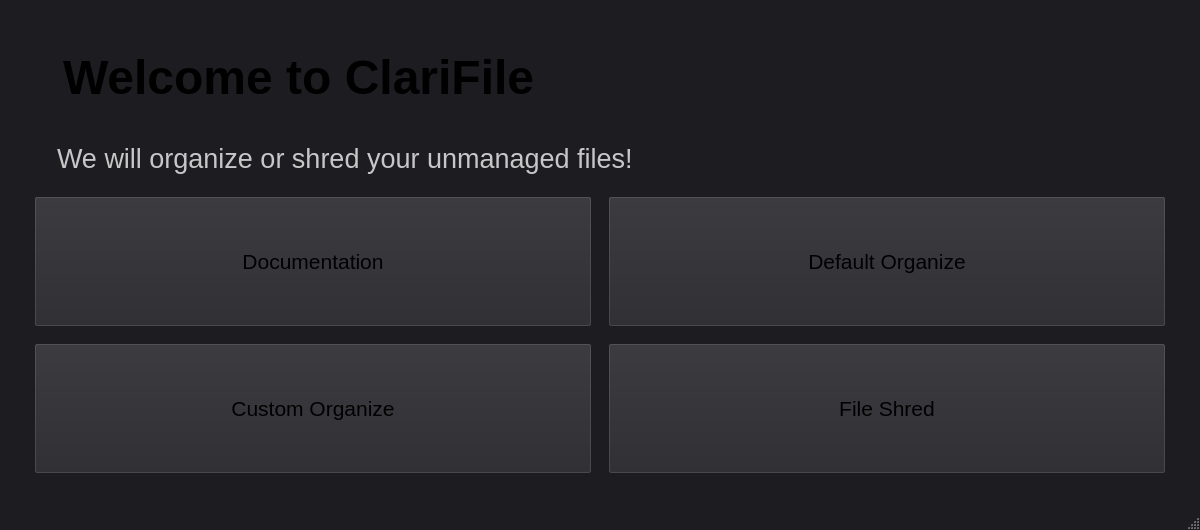
<?xml version="1.0" encoding="UTF-8"?>
<ui version="4.0">
 <class>MainWindow</class>
 <widget class="QMainWindow" name="MainWindow">
  <property name="geometry">
   <rect>
    <x>0</x>
    <y>0</y>
    <width>1200</width>
    <height>530</height>
   </rect>
  </property>
  <property name="sizePolicy">
   <sizepolicy hsizetype="Preferred" vsizetype="Preferred">
    <horstretch>1</horstretch>
    <verstretch>1</verstretch>
   </sizepolicy>
  </property>
  <property name="styleSheet">
   <string notr="true">QMainWindow {
	background-color: rgb(28, 28, 33)
}</string>
  </property>
  <widget class="QWidget" name="centralwidget">
   <property name="sizePolicy">
    <sizepolicy hsizetype="Expanding" vsizetype="Expanding">
     <horstretch>0</horstretch>
     <verstretch>0</verstretch>
    </sizepolicy>
   </property>
   <property name="styleSheet">
    <string notr="true">padding: 16px</string>
   </property>
   <layout class="QHBoxLayout" name="horizontalLayout">
    <item>
     <widget class="QStackedWidget" name="stackedWidget">
      <property name="sizePolicy">
       <sizepolicy hsizetype="Expanding" vsizetype="Expanding">
        <horstretch>0</horstretch>
        <verstretch>0</verstretch>
       </sizepolicy>
      </property>
      <widget class="QWidget" name="page">
       <property name="sizePolicy">
        <sizepolicy hsizetype="Expanding" vsizetype="Expanding">
         <horstretch>0</horstretch>
         <verstretch>0</verstretch>
        </sizepolicy>
       </property>
       <layout class="QVBoxLayout" name="verticalLayout_3">
        <item>
         <layout class="QVBoxLayout" name="verticalLayout">
          <item>
           <layout class="QVBoxLayout" name="verticalLayout_2">
            <item>
             <widget class="QLabel" name="label">
              <property name="font">
               <font>
                <pointsize>36</pointsize>
                <bold>true</bold>
               </font>
              </property>
              <property name="text">
               <string>Welcome to ClariFile</string>
              </property>
              <property name="alignment">
               <set>Qt::AlignmentFlag::AlignLeading|Qt::AlignmentFlag::AlignLeft|Qt::AlignmentFlag::AlignVCenter</set>
              </property>
             </widget>
            </item>
            <item>
             <widget class="QLabel" name="label_2">
              <property name="font">
               <font>
                <pointsize>20</pointsize>
               </font>
              </property>
              <property name="styleSheet">
               <string notr="true">color: rgb(199, 199, 199)</string>
              </property>
              <property name="text">
               <string>We will organize or shred your unmanaged files!</string>
              </property>
              <property name="alignment">
               <set>Qt::AlignmentFlag::AlignLeading|Qt::AlignmentFlag::AlignLeft|Qt::AlignmentFlag::AlignVCenter</set>
              </property>
             </widget>
            </item>
           </layout>
          </item>
          <item>
           <layout class="QGridLayout" name="gridLayout">
            <item row="0" column="2">
             <widget class="QPushButton" name="navDefaultOrganize">
              <property name="sizePolicy">
               <sizepolicy hsizetype="Minimum" vsizetype="Expanding">
                <horstretch>0</horstretch>
                <verstretch>0</verstretch>
               </sizepolicy>
              </property>
              <property name="font">
               <font>
                <pointsize>16</pointsize>
                <fontweight>Medium</fontweight>
               </font>
              </property>
              <property name="styleSheet">
               <string notr="true">background-color: #27272C</string>
              </property>
              <property name="text">
               <string>Default Organize</string>
              </property>
             </widget>
            </item>
            <item row="1" column="0">
             <spacer name="verticalSpacer">
              <property name="orientation">
               <enum>Qt::Orientation::Vertical</enum>
              </property>
              <property name="sizeType">
               <enum>QSizePolicy::Policy::Preferred</enum>
              </property>
              <property name="sizeHint" stdset="0">
               <size>
                <width>20</width>
                <height>10</height>
               </size>
              </property>
             </spacer>
            </item>
            <item row="0" column="0">
             <widget class="QPushButton" name="Documentation">
              <property name="sizePolicy">
               <sizepolicy hsizetype="Minimum" vsizetype="Expanding">
                <horstretch>0</horstretch>
                <verstretch>0</verstretch>
               </sizepolicy>
              </property>
              <property name="font">
               <font>
                <pointsize>16</pointsize>
                <fontweight>Medium</fontweight>
               </font>
              </property>
              <property name="styleSheet">
               <string notr="true">background-color: #27272C</string>
              </property>
              <property name="text">
               <string>Documentation</string>
              </property>
             </widget>
            </item>
            <item row="2" column="0">
             <widget class="QPushButton" name="navCustom">
              <property name="sizePolicy">
               <sizepolicy hsizetype="Minimum" vsizetype="Expanding">
                <horstretch>0</horstretch>
                <verstretch>0</verstretch>
               </sizepolicy>
              </property>
              <property name="font">
               <font>
                <pointsize>16</pointsize>
                <fontweight>Medium</fontweight>
               </font>
              </property>
              <property name="styleSheet">
               <string notr="true">background-color: #27272C</string>
              </property>
              <property name="text">
               <string>Custom Organize</string>
              </property>
             </widget>
            </item>
            <item row="2" column="2">
             <widget class="QPushButton" name="navShred">
              <property name="sizePolicy">
               <sizepolicy hsizetype="Minimum" vsizetype="Expanding">
                <horstretch>0</horstretch>
                <verstretch>0</verstretch>
               </sizepolicy>
              </property>
              <property name="font">
               <font>
                <pointsize>16</pointsize>
                <fontweight>Medium</fontweight>
               </font>
              </property>
              <property name="styleSheet">
               <string notr="true">background-color: #27272C</string>
              </property>
              <property name="text">
               <string>File Shred</string>
              </property>
             </widget>
            </item>
            <item row="0" column="1">
             <spacer name="horizontalSpacer">
              <property name="orientation">
               <enum>Qt::Orientation::Horizontal</enum>
              </property>
              <property name="sizeType">
               <enum>QSizePolicy::Policy::Fixed</enum>
              </property>
              <property name="sizeHint" stdset="0">
               <size>
                <width>10</width>
                <height>20</height>
               </size>
              </property>
             </spacer>
            </item>
           </layout>
          </item>
         </layout>
        </item>
       </layout>
      </widget>
      <widget class="QWidget" name="page_2"/>
     </widget>
    </item>
   </layout>
  </widget>
  <widget class="QMenuBar" name="menubar">
   <property name="geometry">
    <rect>
     <x>0</x>
     <y>0</y>
     <width>1200</width>
     <height>21</height>
    </rect>
   </property>
  </widget>
  <widget class="QStatusBar" name="statusbar"/>
 </widget>
 <resources/>
 <connections/>
</ui>
